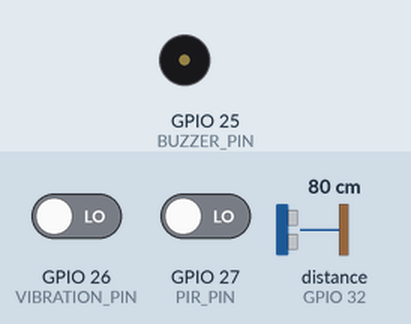
Simulated run of this sketch. Board: ESP32. On the bench: buzzer (waves = sounding). Wiring (inferred from the names in the program): ultrasonic range finder: trigger GPIO 33; echo GPIO 32. The test bench sets the inputs (shaded band); at power-on: distance to the obstacle (sensor on GPIO 32) 80 cm, GPIO 26 (VIBRATION_PIN) LOW, GPIO 27 (PIR_PIN) LOW. The echo pulse lasts 58.3 µs per cm; WiFi joins after 1.5 s; servers stay silent unless stated; what the sketch prints to the serial monitor is not drawn.

Above: at 3.0 s.
3.1 s: distance to the obstacle (sensor on GPIO 32) set to 23 cm
4.6 s: distance to the obstacle (sensor on GPIO 32) set to 18 cm
At 5.3 s:
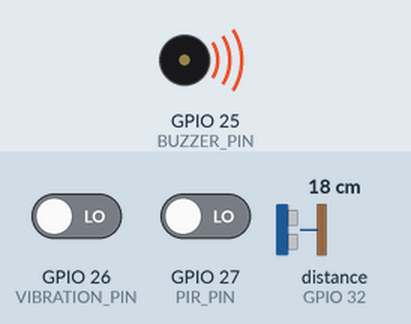
Timing chart, 0 to 11.4 s (numbered marks = the images above; inputs shaded):
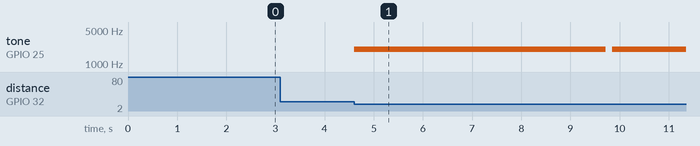

Measured:
- the behaviour switches between 21 and 20 cm on distance to the obstacle (sensor on GPIO 32) (found by bisection; images 0 and 1)
- after the input at 3.1 s, every drawn part: stays the same
- after the input at 4.6 s, tone on GPIO 25 (BUZZER_PIN): silent → 2000 Hz at once, → silent 5.1 s later, → 2000 Hz 0.13 s later

The sketch:

Artifact_Security.ino
```cpp
// ===== BLYNK SETTINGS =====
#define BLYNK_TEMPLATE_ID "YOUR_BLYNK_TEMPLATE_ID"
#define BLYNK_TEMPLATE_NAME "YOUR_BLYNK_TEMPLATE_NAME"
#define BLYNK_AUTH_TOKEN "YOUR_BLYNK_AUTH_TOKEN"

#include <WiFi.h>
#include <BlynkSimpleEsp32.h>
#include <SPI.h>
#include <MFRC522.h>


char auth[] = BLYNK_AUTH_TOKEN;
char ssid[] = "YOUR_WIFI_SSID"; // Replace with your Wi-Fi SSID
char pass[] = "YOUR_WIFI_PASSWORD"; // Replace with your Wi-Fi password

// ===== PIN DEFINITIONS =====
#define PIR_PIN 27
#define VIBRATION_PIN 26
#define BUZZER_PIN 25
#define BUZZER_CHANNEL 0
#define TRIG_PIN 33
#define ECHO_PIN 32

// ===== RFID PINS =====
#define SS_PIN 5
#define RST_PIN 22
MFRC522 rfid(SS_PIN, RST_PIN);

// ===== SYSTEM VARIABLES =====
bool authorizedAccess = false;
unsigned long accessStartTime = 0;
const unsigned long ACCESS_TIME = 10000;   // 10 seconds

// ===== ALARM VARIABLES =====
bool alarmActive = false;
unsigned long alarmStartTime = 0;
const unsigned long ALARM_DURATION = 5000; // 5 seconds

// ===== SENSOR SETTINGS =====
const int DISTANCE_THRESHOLD = 20;

// ===== SETUP =====
void setup() {
  Serial.begin(9600);

  pinMode(PIR_PIN, INPUT);
  pinMode(VIBRATION_PIN, INPUT_PULLDOWN);
  pinMode(TRIG_PIN, OUTPUT);
  pinMode(ECHO_PIN, INPUT);

  ledcSetup(BUZZER_CHANNEL, 2000, 8);
  ledcAttachPin(BUZZER_PIN, BUZZER_CHANNEL);
  ledcWrite(BUZZER_CHANNEL, 0);

  SPI.begin();
  rfid.PCD_Init();

  // Start Blynk
  Blynk.begin(auth, ssid, pass);

  Serial.println("Museum Security System Ready");
}

// ===== ULTRASONIC DISTANCE FUNCTION =====
long getDistance() {
  digitalWrite(TRIG_PIN, LOW);
  delayMicroseconds(2);
  digitalWrite(TRIG_PIN, HIGH);
  delayMicroseconds(10);
  digitalWrite(TRIG_PIN, LOW);
  long duration = pulseIn(ECHO_PIN, HIGH);
  long distance = duration * 0.034 / 2;
  return distance;
}

// ===== ALARM FUNCTION (non-blocking) =====
void triggerAlarm() {
  if (!alarmActive) {
    alarmActive = true;
    alarmStartTime = millis();
    ledcWrite(BUZZER_CHANNEL, 180);           // Turn buzzer ON
    Blynk.virtualWrite(V4, "ALARM TRIGGERED"); // Dashboard
    Blynk.logEvent("⚠ ALARM TRIGGERED! Check artifact!");
    Serial.println("🚨 ALARM TRIGGERED 🚨");
  }
}

// ===== LOOP =====
void loop() {
  Blynk.run(); // Keep Blynk connected

  // ===== RFID CHECK =====
  if (rfid.PICC_IsNewCardPresent() && rfid.PICC_ReadCardSerial()) {
    String uid = "";
    Serial.print("Card UID: ");
    for (byte i = 0; i < rfid.uid.size; i++) {
      Serial.print(rfid.uid.uidByte[i] < 0x10 ? "0" : "");
      Serial.print(rfid.uid.uidByte[i], HEX);
      Serial.print(" ");
      uid += String(rfid.uid.uidByte[i], HEX);
    }
    Serial.println();

    // ===== AUTHORIZED CARD =====
    if (uid.equalsIgnoreCase("YOUR_AUTHORIZED_RFID_UID")) { // Only this card
      Serial.println("Authorized Access — Sensors Disabled");
      authorizedAccess = true;
      accessStartTime = millis();
      Blynk.virtualWrite(V3, "Authorized: " + uid); // RFID Label
    } else {
      Serial.println("Unauthorized Card");
      Blynk.virtualWrite(V3, "Unauthorized: " + uid);
      triggerAlarm();
    }

    rfid.PICC_HaltA();
  }

  // ===== CHECK IF ACCESS TIME ENDED =====
  if (authorizedAccess && millis() - accessStartTime > ACCESS_TIME) {
    authorizedAccess = false;
    Serial.println("Sensors Active Again");
  }

  // ===== READ SENSORS IF NOT AUTHORIZED =====
  if (!authorizedAccess) {
    int pirState = digitalRead(PIR_PIN);
    int vibState = digitalRead(VIBRATION_PIN);
    long distance = getDistance();

    Serial.print("Distance: ");
    Serial.print(distance);
    Serial.println(" cm");

    // Update Blynk dashboard real-time
    Blynk.virtualWrite(V0, pirState);       // PIR
    Blynk.virtualWrite(V1, distance);       // Ultrasonic
    Blynk.virtualWrite(V2, vibState);       // Vibration

    // PIR Detection
    if (pirState == HIGH) Serial.println("⚠ Motion detected near artifact");

    // Ultrasonic Detection
    if (distance > 0 && distance < DISTANCE_THRESHOLD) triggerAlarm();

    // Vibration Detection
    if (vibState == HIGH) triggerAlarm();
  }

  // ===== CHECK IF ALARM DURATION ENDED =====
  if (alarmActive && millis() - alarmStartTime >= ALARM_DURATION) {
    alarmActive = false;
    ledcWrite(BUZZER_CHANNEL, 0);            // Buzzer OFF
    Blynk.virtualWrite(V4, "ALARM OFF");      // Dashboard
    Serial.println("Alarm OFF");
  }

  delay(100);
}
```
